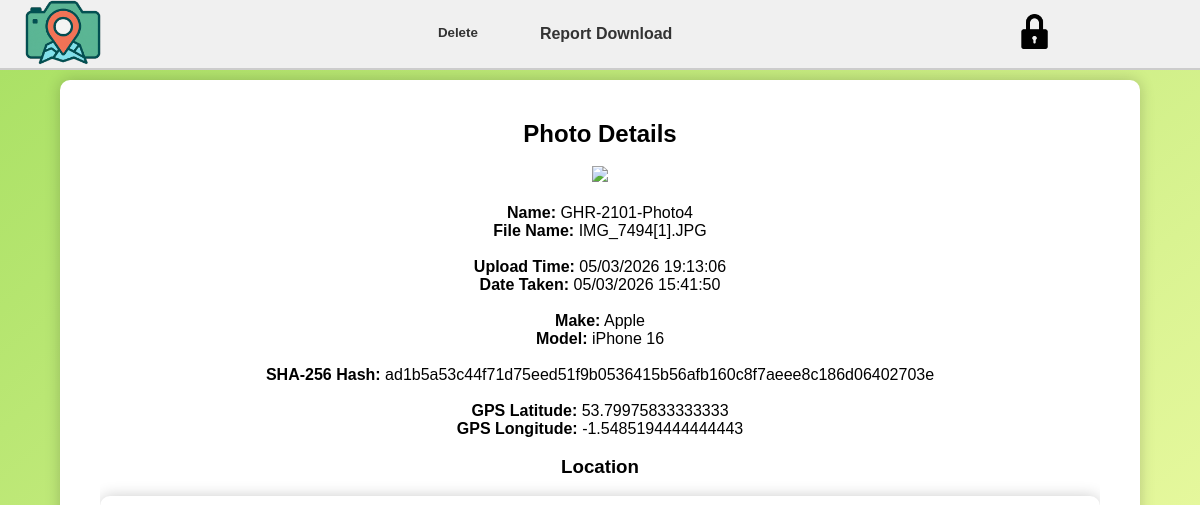
The page /output/GHR-2101-Photo4 on the database its author committed.
### tables this page shows
CREATE TABLE photos (
                    id INTEGER PRIMARY KEY AUTOINCREMENT,
                    name TEXT,
                    filename TEXT,
                    filepath TEXT,
                    upload_datetime TEXT,
                    taken_datetime TEXT,
                    make TEXT,
                    model TEXT,
                    gps_lat REAL,
                    gps_lon REAL,
                    hash TEXT
                );

### main.py (the view)
@app.route('/output/<name>')
def output_page(name):
    conn = sqlite3.connect('database.db')
    conn.row_factory = sqlite3.Row
    c = conn.cursor()
    c.execute("SELECT * FROM photos WHERE name = ?", (name,))
    data = c.fetchone()
    conn.close()
    return render_template('output.html', data=data)

### templates/output.html (shortened to what this page needs)
<!DOCTYPE html>
<html lang="en">
<link href="https://api.mapbox.com/mapbox-gl-js/v2.15.0/mapbox-gl.css" rel="stylesheet" />
<head>
    <link rel="stylesheet" href="{{ url_for('static', filename='style.css') }}">
</head>
<nav class="navbar">
    <div class="nav-left">
        <a href="/dashboard" class="logo-link">
            <img src="{{ url_for('static', filename='camera-icon.png') }}" class="nav-logo">
        </a>
    </div>
    <div class="nav-center">
        <form id="deleteForm" action="{{ url_for('delete_photo', name=data['name']) }}" method="POST" style="display:inline;">
    <button type="button" onclick="confirmDelete()"
        style="background:none; border:none; color:#333; font-weight:bold; cursor:pointer; padding:8px 16px; border-radius:5px;">
        Delete
    </button>
</form>
        <a href="{{ url_for('generate_report', name=data['name']) }}"
   style="text-decoration:none; color:#333; font-weight:bold; padding:8px 16px; border-radius:5px;">
   Report Download
</a>
    </div>
    <div class="nav-right">
        <a href="/logout" class="lock-btn">
            <img src="{{ url_for('static', filename='lock.png') }}" class="lock-logo">
        </a>
    </div>
</nav>
<div class="container">
    <div class="table-wrapper">
        <h2>Photo Details</h2><br>
        <img src="/{{ data[3] }}" width="500"><br><br>
        <p><strong>Name:</strong> {{ data[1] }}</p>
        <p><strong>File Name:</strong> {{ data[2] }}</p><br>
        <p><strong>Upload Time:</strong> {{ data[4] }}</p>
        <p><strong>Date Taken:</strong> {{ data[5] }}</p><br>
        <p><strong>Make:</strong> {{ data[6] }}</p>
        <p><strong>Model:</strong> {{ data[7] }}</p><br>
        <p><strong>SHA-256 Hash:</strong> {{ data[10] }}</p><br>
        <p><strong>GPS Latitude:</strong> {{ data[8] }}</p>
        <p><strong>GPS Longitude:</strong> {{ data[9] }}</p>
        <br>
        {% if data["gps_lat"] and data["gps_lon"] %}
            <h3>Location</h3><br>
            <div id="map"></div>
        {% else %}
            <p>No GPS data found in this image.</p>
        {% endif %}
    </div>
</div>
</body>
</html>

### static/style.css (style rules this page uses)
* { margin: 0; padding: 0; box-sizing: border-box; }
.navbar { position: fixed; top: 0; left: 0; width: 100%; height: 70px; background-color: #f0f0f0; display: flex; align-items: center; justify-content: space-between; padding: 0 25px; border-bottom: 2px solid #ccc; z-index: 1000; padding-right: 100px; }
.nav-logo { height: 65px; cursor: pointer; }
.lock-logo { height: 35px; cursor: pointer; }
.nav-center { display: flex; gap: 30px; }
.nav-center a, .nav-center p { text-decoration: none; color: #333; font-weight: bold; padding: 8px 16px; border-radius: 5px; }
.lock-btn { font-size: 24px; text-decoration: none; color: #333; padding: 8px; margin-right: 40px; }
.container { background: white; padding: 40px; border-radius: 10px; box-shadow: 0 0 15px rgba(0,0,0,0.2); width: 90%; margin: auto; height: auto; }
.table-wrapper { width: 100%; overflow-x: auto; max-height: 100%; overflow-y: auto; text-align: center; vertical-align: middle; }
form { display: flex; flex-direction: column; align-items: center; }
#map { width: 100%; height: 400px; border-radius: 10px; box-shadow: 0 0 15px rgba(0,0,0,0.2); margin-bottom: 25px; }

### rows shown on the page
photos: name "GHR-2101-Photo4", filename "IMG_7494[1].JPG", upload_datetime "05/03/2026 19:13:06", taken_datetime "05/03/2026 15:41:50", make "Apple", model "iPhone 16", hash "ad1b5a53c44f71d75eed51f9b0536415b56afb160c8f7aeee8c186d06402703e", gps_lat "53.79975833333333", gps_lon "-1.5485194444444443"
